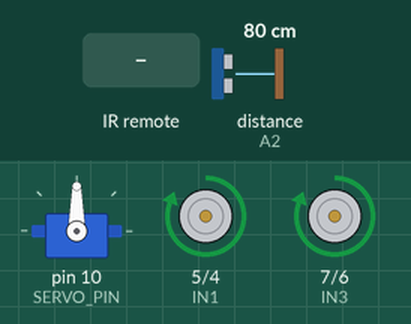
Simulated run of this sketch. Board: Arduino Uno, built with avr-gcc and run on an emulated ATmega328P. Shown: servo, motor-driver pin pairs drawn as motors (green arrow = first pin HIGH = forward, orange = second pin HIGH = backward, longer = more drive). The inputs (shaded band) are chosen by the test bench; at power-on: distance to the obstacle (sensor on A2) 80 cm. The echo pulse lasts 58.3 µs per cm; what the sketch prints to the serial monitor is not drawn.

Above: at 1.2 s.
1.3 s: distance to the obstacle (sensor on A2) set to 44 cm
2.8 s: distance to the obstacle (sensor on A2) set to 37 cm
At 4.6 s:
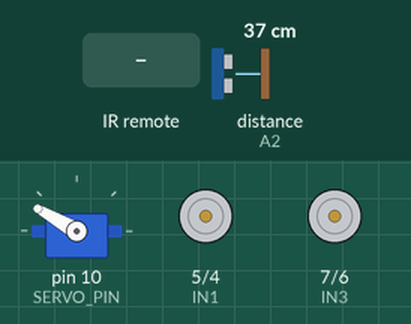
5.8 s: infrared code 0x08 received
8.8 s: infrared code 0x42 received
At 11.6 s:
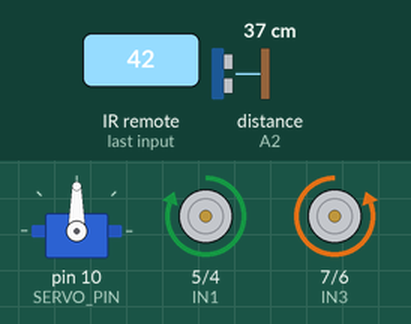
11.8 s: infrared code 0x18 received
At 12.5 s:
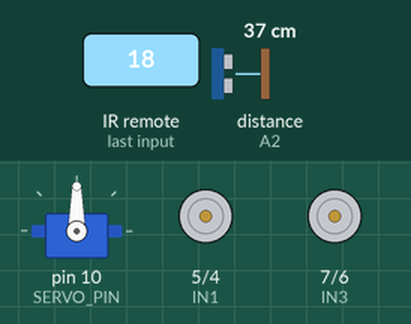
Timing chart, 0 to 14.5 s (numbered marks = the images above; inputs shaded):
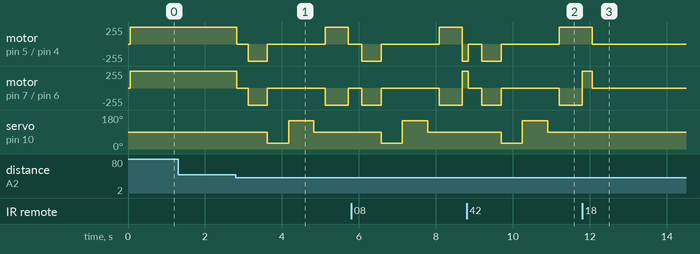

Measured:
- the behaviour switches between 41 and 40 cm on distance to the obstacle (sensor on A2) (found by bisection; images 0 and 1)
- after the input at 1.3 s, every drawn part: stays the same
- after the input at 8.8 s, motor on pin 5 (IN1) / pin 4 (IN2): backward 255/255 → stopped after 0.04 s instead of 0.15 s; motor on pin 7 (IN3) / pin 6 (IN4): forward 255/255 → stopped after 0.04 s instead of 0.15 s; servo on pin 10 (SERVO_PIN): 90° → 30° after 0.90 s, → 150° 0.55 s later, → 90° 0.65 s later
- after the input at 11.8 s, servo on pin 10 (SERVO_PIN): stays 90° (without the input it goes to 30° after 0.86 s)

The sketch:

sketch_project.ino
```cpp
//---Anuhas Final Master Code---
#include <Servo.h>
#include <NewPing.h>
#define DECODE_NEC
#include <IRremote.h>

// --- PIN CONFIGURATION ---
const int IN1 = 5; const int IN2 = 4; // Left Motor
const int IN3 = 7; const int IN4 = 6; // Right Motor
const int TRIG_PIN = A1;
const int ECHO_PIN = A2;
const int SERVO_PIN = 10;
const int IR_RECEIVE_PIN = 2;

// --- PARAMETERS ---
const int DIST_THRESHOLD = 40;
const int MAX_DIST = 200;
const int IR_TIMEOUT = 250;

// --- MODES ---
enum Mode { MANUAL, AUTO, FOLLOW_MODE };
Mode currentMode = AUTO;

NewPing sonar(TRIG_PIN, ECHO_PIN, MAX_DIST);
Servo myServo;
unsigned long lastIRTime = 0;

void setup() {
  pinMode(IN1, OUTPUT); pinMode(IN2, OUTPUT);
  pinMode(IN3, OUTPUT); pinMode(IN4, OUTPUT);

  IrReceiver.begin(IR_RECEIVE_PIN, ENABLE_LED_FEEDBACK);
  myServo.attach(SERVO_PIN);
  myServo.write(90);

  Serial.begin(9600);
  Serial.println("Robot Ready. Modes: Auto, Manual, Follow");
}

void loop() {
  // 1. IR REMOTE HANDLING
  if (IrReceiver.decode()) {
    handleRemote(IrReceiver.decodedIRData.command);
    lastIRTime = millis();
    IrReceiver.resume();
  }

  // 2. READ DISTANCE
  int distance = getDistance();

  // 3. MODE LOGIC
  if (currentMode == AUTO) {
    autoControl(distance);
  }
  else if (currentMode == FOLLOW_MODE) {
    myServo.write(90); // Keep sensor centered to follow
    smartFollow(distance);
  }
  else { // MANUAL MODE
    if (millis() - lastIRTime > IR_TIMEOUT) {
      stopMotors();
    }
  }
}

void handleRemote(uint16_t command) {
  switch (command) {
    case 0x18: currentMode = MANUAL; moveForward();  break;
    case 0x52: currentMode = MANUAL; moveBackward(); break;
    case 0x08: currentMode = MANUAL; turnLeft();     break;
    case 0x5A: currentMode = MANUAL; turnRight();    break;
    case 0x1C: currentMode = MANUAL; stopMotors();   break;
    case 0x42: currentMode = AUTO;   stopMotors();   break;
    case 0x44: currentMode = FOLLOW_MODE; stopMotors(); break; // New Follow Button
  }
}

// --- FOLLOW LOGIC ---
void smartFollow(int distance) {
  // If person is at a safe distance (15-30cm), STOP
  if (distance >= 15 && distance <= 30) {
    stopMotors();
  }
  // If person moves away (31-60cm), FOLLOW
  else if (distance > 30 && distance <= 60) {
    moveForward();
  }
  // If person gets too close (under 15cm), BACK UP
  else if (distance > 1 && distance < 15) {
    moveBackward();
  }
  // If nobody is seen (0 or >60cm), STOP
  else {
    stopMotors();
  }
}

// --- AUTO AVOIDANCE ---
void autoControl(int distance) {
  if (distance > DIST_THRESHOLD || distance == 0) {
    moveForward();
  }
  else {
    stopMotors();
    delay(300);
    moveBackward();
    delay(500);
    stopMotors();

    myServo.write(30);  delay(500);
    int distR = getDistance();
    myServo.write(150); delay(600);
    int distL = getDistance();
    myServo.write(90);  delay(300);

    if (distL > distR) turnLeft(); else turnRight();
    delay(600);
    stopMotors();
  }
}

int getDistance() {
  delay(50);
  int cm = sonar.ping_cm();
  return cm;
}

// --- MOVEMENT ---
void moveForward()  { digitalWrite(IN1, HIGH); digitalWrite(IN2, LOW);  digitalWrite(IN3, HIGH); digitalWrite(IN4, LOW);  }
void moveBackward() { digitalWrite(IN1, LOW);  digitalWrite(IN2, HIGH); digitalWrite(IN3, LOW);  digitalWrite(IN4, HIGH); }
void turnLeft()     { digitalWrite(IN1, LOW);  digitalWrite(IN2, HIGH); digitalWrite(IN3, HIGH); digitalWrite(IN4, LOW);  }
void turnRight()    { digitalWrite(IN1, HIGH); digitalWrite(IN2, LOW);  digitalWrite(IN3, LOW);  digitalWrite(IN4, HIGH); }
void stopMotors()   { digitalWrite(IN1, LOW);  digitalWrite(IN2, LOW);  digitalWrite(IN3, LOW);  digitalWrite(IN4, LOW);  }
```
